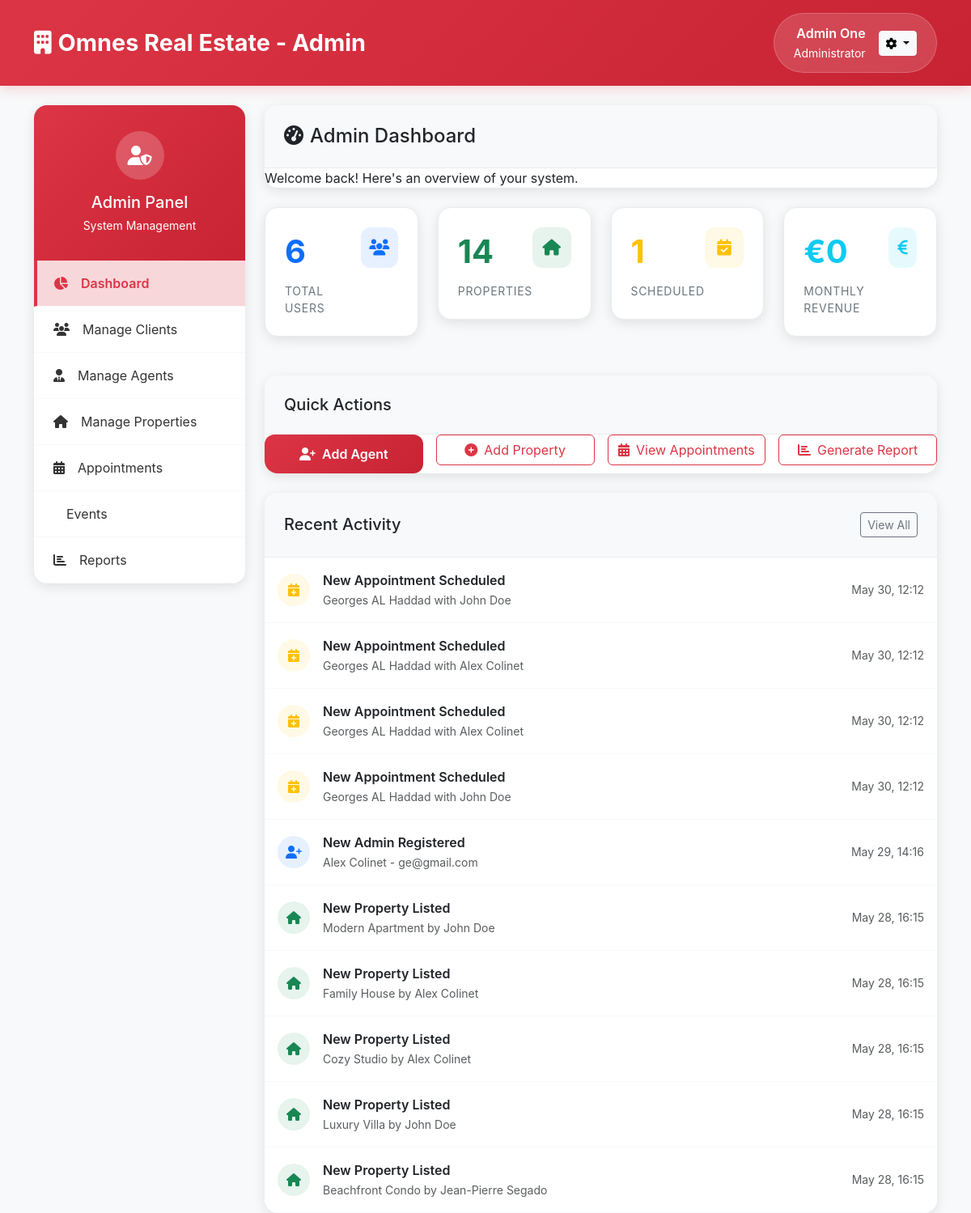
/src/admin/dashboard.php (signed in), run on an earlier commit of the app's database.
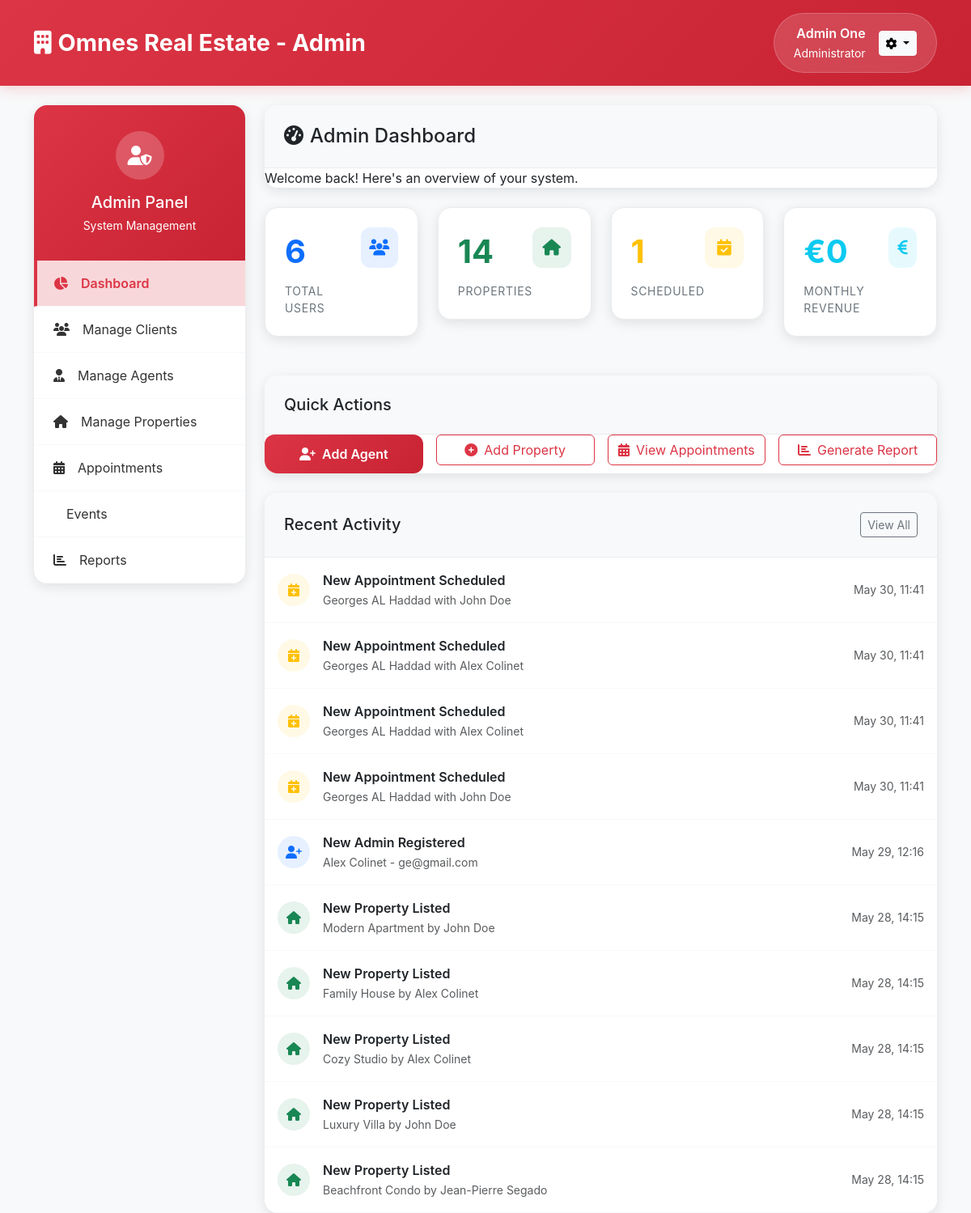
And on a later commit of the database.
### tables this page shows
CREATE TABLE IF NOT EXISTS `users` (
  `id` int NOT NULL AUTO_INCREMENT,
  `first_name` varchar(50) NOT NULL,
  `last_name` varchar(50) NOT NULL,
  `email` varchar(100) NOT NULL,
  `password_hash` varchar(255) NOT NULL,
  `role` enum('admin','client','agent') NOT NULL DEFAULT 'client',
  `phone` varchar(15) NOT NULL,
  `created_at` timestamp NULL DEFAULT CURRENT_TIMESTAMP,
  `updated_at` timestamp NULL DEFAULT CURRENT_TIMESTAMP ON UPDATE CURRENT_TIMESTAMP,
  PRIMARY KEY (`id`),
  UNIQUE KEY `email` (`email`)
);

CREATE TABLE IF NOT EXISTS `properties` (
  `id` int NOT NULL AUTO_INCREMENT,
  `agent_id` int NOT NULL,
  `title` varchar(255) NOT NULL,
  `description` text NOT NULL,
  `images` json DEFAULT NULL,
  `price` decimal(12,2) NOT NULL,
  `property_type` enum('house','apartment','land','commercial','rental','auction') NOT NULL,
  `status` enum('available','pending','sold','rented','withdrawn') DEFAULT 'available',
  `address_line1` varchar(255) NOT NULL,
  `city` varchar(100) NOT NULL,
  `state` varchar(100) DEFAULT NULL,
  `postal_code` varchar(20) DEFAULT NULL,
  `country` varchar(100) DEFAULT 'France',
  `bedrooms` int DEFAULT '0',
  `bathrooms` int DEFAULT '0',
  `year_built` int DEFAULT '0',
  `living_area` int NOT NULL DEFAULT '0',
  `has_parking` tinyint(1) DEFAULT '0',
  `parking_spaces` int DEFAULT '0',
  `has_garden` tinyint(1) DEFAULT '0',
  `created_at` timestamp NULL DEFAULT CURRENT_TIMESTAMP,
  `updated_at` timestamp NULL DEFAULT CURRENT_TIMESTAMP ON UPDATE CURRENT_TIMESTAMP,
  PRIMARY KEY (`id`),
  KEY `agent_id` (`agent_id`)
);

CREATE TABLE IF NOT EXISTS `appointments` (
  `id` int NOT NULL AUTO_INCREMENT,
  `client_id` int NOT NULL,
  `agent_id` int NOT NULL,
  `property_id` int NOT NULL,
  `appointment_date` datetime NOT NULL,
  `status` enum('scheduled','completed','cancelled') DEFAULT 'scheduled',
  `location` varchar(255) NOT NULL,
  `created_at` timestamp NULL DEFAULT CURRENT_TIMESTAMP,
  `updated_at` timestamp NULL DEFAULT CURRENT_TIMESTAMP ON UPDATE CURRENT_TIMESTAMP,
  PRIMARY KEY (`id`),
  KEY `client_id` (`client_id`),
  KEY `agent_id` (`agent_id`),
  KEY `property_id` (`property_id`)
);

### src/includes/functions.php (called while the page is built, shortened)
<?php
function isLoggedIn() {
    return isset($_SESSION['user_id']) && !empty($_SESSION['user_id']);
}
function getCurrentUser() {
    global $pdo;
    try {
        $stmt = $pdo->prepare("SELECT * FROM users WHERE id = ?");
        $stmt->execute([$_SESSION['user_id']]);
        return $stmt->fetch(PDO::FETCH_ASSOC);
    } catch (Exception $e) {
        error_log("getCurrentUser error: " . $e->getMessage());
        return null;
    }
}
?>

### src/admin/dashboard.php (the view, shortened to what the rows shown need)
<?php
require_once '../config/database.php';
require_once '../includes/functions.php';
$database = Database::getInstance();
$db = $database->getConnection();
$admin_data = getCurrentUser();
$stats = [
    'total_users' => 0,
    'total_agents' => 0,
    'total_clients' => 0,
    'total_properties' => 0,
    'available_properties' => 0,
    'sold_properties' => 0,
    'total_appointments' => 0,
    'scheduled_appointments' => 0,
    'revenue_this_month' => 0,
    'new_users_this_month' => 0
];
try {
    $user_stats = $db->query("
        SELECT
            COUNT(*) as total_users,
            SUM(CASE WHEN role = 'agent' THEN 1 ELSE 0 END) as total_agents,
            SUM(CASE WHEN role = 'client' THEN 1 ELSE 0 END) as total_clients,
            SUM(CASE WHEN created_at >= DATE_SUB(NOW(), INTERVAL 1 MONTH) THEN 1 ELSE 0 END) as new_users_this_month
        FROM users
    ")->fetch(PDO::FETCH_ASSOC);
    $stats = array_merge($stats, $user_stats);
    $property_stats = $db->query("
        SELECT
            COUNT(*) as total_properties,
            SUM(CASE WHEN status = 'available' THEN 1 ELSE 0 END) as available_properties,
            SUM(CASE WHEN status = 'sold' THEN 1 ELSE 0 END) as sold_properties,
            SUM(CASE WHEN status = 'sold' AND MONTH(updated_at) = MONTH(CURRENT_DATE()) THEN price ELSE 0 END) as revenue_this_month
        FROM properties
    ")->fetch(PDO::FETCH_ASSOC);
    $stats = array_merge($stats, $property_stats);
    $appointment_stats = $db->query("
        SELECT
            COUNT(*) as total_appointments,
            SUM(CASE WHEN status = 'scheduled' AND appointment_date >= NOW() THEN 1 ELSE 0 END) as scheduled_appointments
        FROM appointments
    ")->fetch(PDO::FETCH_ASSOC);
    $stats = array_merge($stats, $appointment_stats);
} catch (Exception $e) {
    error_log("Admin stats error: " . $e->getMessage());
}
$recent_activities = [];
try {
    $recent_users = $db->query("
        SELECT u.*, 'new_user' as activity_type, u.created_at as activity_date
        FROM users u
        ORDER BY u.created_at DESC
        LIMIT 5
    ")->fetchAll(PDO::FETCH_ASSOC);
    $recent_properties = $db->query("
        SELECT p.*, u.first_name, u.last_name, 'new_property' as activity_type, p.created_at as activity_date
        FROM properties p
        JOIN users u ON p.agent_id = u.id
        ORDER BY p.created_at DESC
        LIMIT 5
    ")->fetchAll(PDO::FETCH_ASSOC);
    $recent_appointments = $db->query("
        SELECT a.*, p.title as property_title,
               CONCAT(agent.first_name, ' ', agent.last_name) as agent_name,
               CONCAT(client.first_name, ' ', client.last_name) as client_name,
               'new_appointment' as activity_type, a.created_at as activity_date
        FROM appointments a
        JOIN properties p ON a.property_id = p.id
        JOIN users agent ON a.agent_id = agent.id
        JOIN users client ON a.client_id = client.id
        ORDER BY a.created_at DESC
        LIMIT 5
    ")->fetchAll(PDO::FETCH_ASSOC);
    $recent_activities = array_merge($recent_users, $recent_properties, $recent_appointments);
    usort($recent_activities, function($a, $b) {
        return strtotime($b['activity_date']) - strtotime($a['activity_date']);
    });
    $recent_activities = array_slice($recent_activities, 0, 10);
} catch (Exception $e) {
    error_log("Recent activities error: " . $e->getMessage());
}
?>
<!DOCTYPE html>
<html lang="en">
<head>
    <link href="https://cdnjs.cloudflare.com/ajax/libs/bootstrap/5.3.0/css/bootstrap.min.css" rel="stylesheet">
    <link href="https://cdnjs.cloudflare.com/ajax/libs/font-awesome/6.4.0/css/all.min.css" rel="stylesheet">
</head>
<body>
    <header class="admin-header">
        <div class="container">
            <div class="row align-items-center">
                <div class="col-md-6 text-end">
                    <div class="admin-profile d-inline-flex align-items-center">
                        <div class="me-3">
                            <div class="fw-semibold"><?= htmlspecialchars($admin_data['first_name'] . ' ' . $admin_data['last_name']) ?></div>
                            <small>Administrator</small>
                        </div>
                    </div>
                </div>
            </div>
        </div>
    </header>
    <div class="container mt-4">
        <div class="row">
            <div class="col-lg-9">
                <div class="content-card mb-4">
                    <div class="content-card-header">
                        <h1 class="h4 mb-0">
                            <i class="fas fa-tachometer-alt me-2"></i>Admin Dashboard
                        </h1>
                    </div>
                </div>
                <div class="row mb-4">
                    <div class="col-xl-3 col-md-6 mb-4">
                        <div class="stats-card">
                            <div class="d-flex justify-content-between align-items-start">
                                <div>
                                    <div class="stats-value text-primary"><?= $stats['total_users'] ?></div>
                                    <div class="stats-label">Total Users</div>
                                </div>
                            </div>
                        </div>
                    </div>
                </div>
                <div class="content-card">
                    <div class="card-body p-0">
                        <?php foreach ($recent_activities as $activity): ?>
                            <div class="activity-item d-flex align-items-center">
                                <?php if ($activity['activity_type'] === 'new_user'): ?>
                                    <div class="activity-icon bg-primary bg-opacity-10 text-primary me-3">
                                        <i class="fas fa-user-plus"></i>
                                    </div>
                                    <div class="flex-grow-1">
                                        <div class="fw-semibold">New <?= ucfirst($activity['role']) ?> Registered</div>
                                        <small class="text-muted"><?= htmlspecialchars($activity['first_name'] . ' ' . $activity['last_name']) ?> - <?= $activity['email'] ?></small>
                                    </div>
                                <?php elseif ($activity['activity_type'] === 'new_property'): ?>
                                    <div class="activity-icon bg-success bg-opacity-10 text-success me-3">
                                        <i class="fas fa-home"></i>
                                    </div>
                                    <div class="flex-grow-1">
                                        <div class="fw-semibold">New Property Listed</div>
                                        <small class="text-muted"><?= htmlspecialchars($activity['title']) ?> by <?= htmlspecialchars($activity['first_name'] . ' ' . $activity['last_name']) ?></small>
                                    </div>
                                <?php elseif ($activity['activity_type'] === 'new_appointment'): ?>
                                    <div class="activity-icon bg-warning bg-opacity-10 text-warning me-3">
                                        <i class="fas fa-calendar-plus"></i>
                                    </div>
                                    <div class="flex-grow-1">
                                        <div class="fw-semibold">New Appointment Scheduled</div>
                                        <small class="text-muted"><?= htmlspecialchars($activity['client_name']) ?> with <?= htmlspecialchars($activity['agent_name']) ?></small>
                                    </div>
                                <?php endif; ?>
                                <div class="text-muted small">
                                    <?= date('M d, H:i', strtotime($activity['activity_date'])) ?>
                                </div>
                            </div>
                        <?php endforeach; ?>
                    </div>
                </div>
            </div>
        </div>
    </div>
</body>
</html>

What changed in the data, as far as the page shows it:
changed properties "Family House": created_at "May 28, 16:15" → "May 28, 14:15"
changed appointments (number 1 of 4 on the later page): created_at "May 30, 12:12" → "May 30, 11:41"
changed appointments (number 2 of 4 on the later page): created_at "May 30, 12:12" → "May 30, 11:41"
changed appointments (number 3 of 4 on the later page): created_at "May 30, 12:12" → "May 30, 11:41"
changed appointments (number 4 of 4 on the later page): created_at "May 30, 12:12" → "May 30, 11:41"
changed users "Admin": created_at "May 29, 14:16" → "May 29, 12:16"
changed properties "Modern Apartment": created_at "May 28, 16:15" → "May 28, 14:15"
changed properties "Cozy Studio": created_at "May 28, 16:15" → "May 28, 14:15"
changed properties "Luxury Villa": created_at "May 28, 16:15" → "May 28, 14:15"
changed properties "Beachfront Condo": created_at "May 28, 16:15" → "May 28, 14:15"
